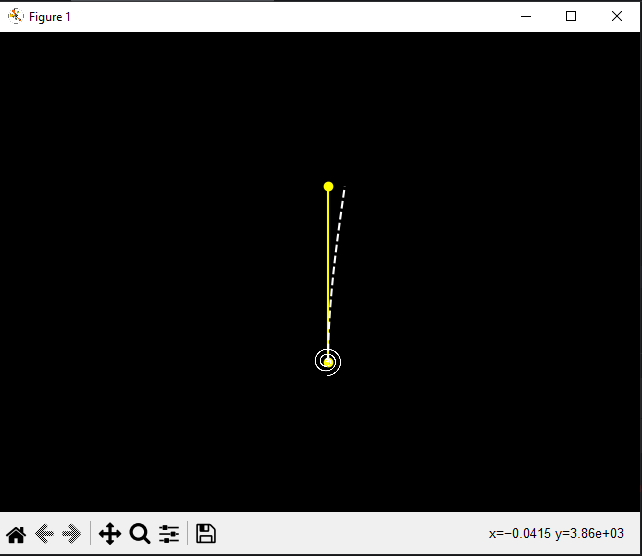

Reproduce this figure in Python.
import matplotlib.pyplot as plt

import stableX as stx

l = 3000

n1 = stx.Node(0, 0)
n11 = stx.Node(0, 0)
n2 = stx.Node(0, l)

section = stx.Rectangle(200, 2000)

s1 = stx.LinearRotationalSpringElement(n1, n11, 1e15)
e1 = stx.FrameElement(n11, n2, section)

n1.x_dof.restrained = True
n1.y_dof.restrained = True
n1.rz_dof.restrained = True

n11.x_dof = n1.x_dof
n11.y_dof = n1.y_dof

p = 1e4

n2.x_dof.force = p

structure = stx.Structure([s1, e1])


solver = stx.Solver(structure)
solver.solve_first_order_elastic()

print(n2.x_dof.displacement)
print(p*l**3/(3*e1.elasticity_modulus*section.inertia) -
      n11.rz_dof.displacement * l)

stx.plot_structure(structure, 1)
plt.show()
